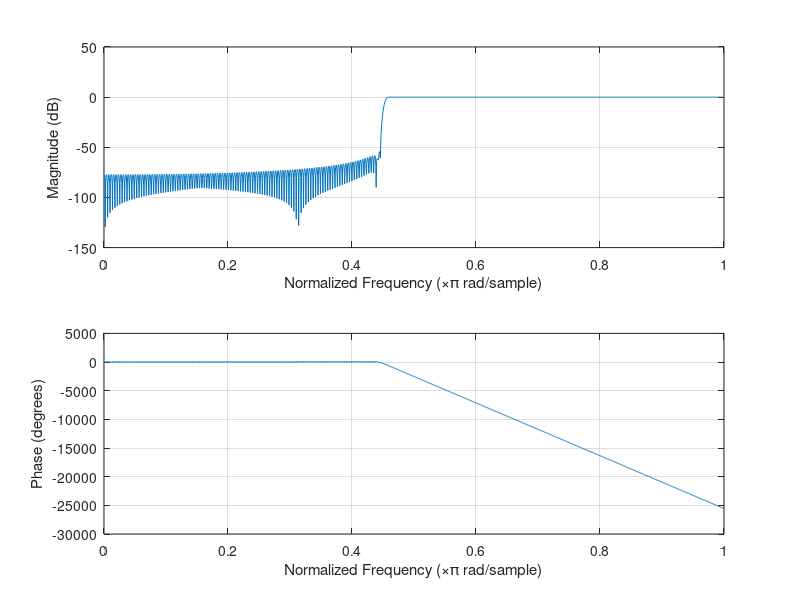

Recreate this plot in MATLAB. (Note: this script raises an error after producing the figure.)
clear;
clc;

fc = 5000;
Fs = 22050;

wc=fc/(Fs/2); 
% fc: The cut-off frequency of the fi lter 
% Fs: Sampling frequency of the audio signal 
window = hamming(513);
% Truncation window function, using Hamming window.  
% Other truncation window types may also be applicable. Please use  
% Matlab help to find more applicable truncation windows.  
filter_coeff=fir1(513-1,wc, 'high', window);  
% filter_coeff: Coefficients of the FIR filter 
figure(2);
freqz(filter_coeff,1); 
%The frequency response of the filter
%plot(response);

love_mono = audioread('love_mono22.wav');
love_mono_filtered=filter(filter_coeff,1,love_mono);  %love_mono_filtered: The filtered signal 

figure(5);
subplot(2,1,1);
[psd_mono, F1]=psd(love_mono, 512, Fs, [], 480);
plot(F1/1000, 10*log10(psd_mono)); %Plots the power spectrum
%scaling F by 1000 will represent frequency in kHz
title('Original Mono - High');
xlabel('Frequency (kHz)');
ylabel('Power Spectral Density (in dB)');

subplot(2,1,2);
[psd_filtered_mono, F2]=psd(love_mono_filtered, 512, Fs, [], 480);
plot(F2/1000, 10*log10(psd_filtered_mono)); %Plots the power spectrum
%scaling F by 1000 will represent frequency in kHz
title('Filtered Mono - High');
xlabel('Frequency (kHz)');
ylabel('Power Spectral Density (in dB)');

audiowrite('love_mono22_filtered_high.wav', love_mono_filtered, 44100);
